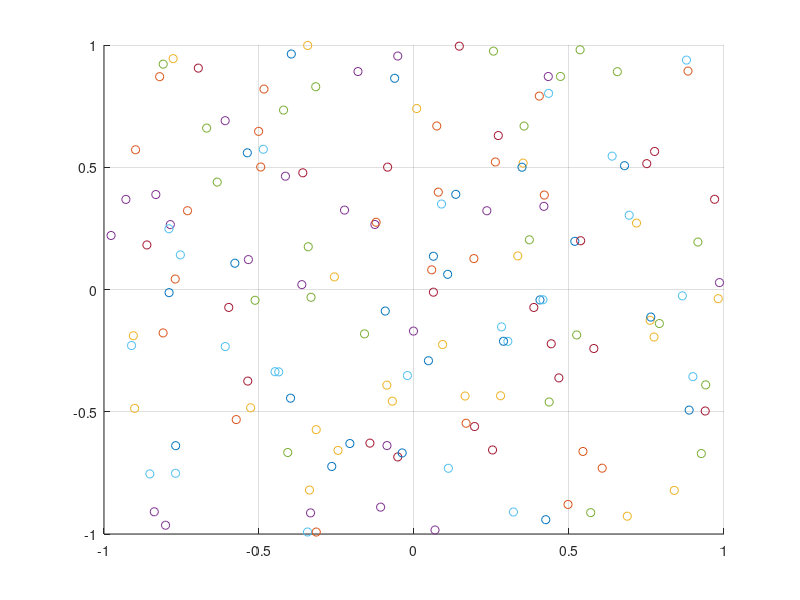

Source code (MATLAB):
clear
clc

rng(123)

a = 0;
b_n = -1;
b_p = 1;

rows = 40;


XOR_pos_1 = [b_n.*rand(rows,1), b_n.*rand(rows,1)];
XOR_pos_2 = [b_p.*rand(rows,1), b_p.*rand(rows,1)];
XOR_neg_1 = [b_n.*rand(rows,1), b_p.*rand(rows,1)];
XOR_neg_2 = [b_p.*rand(rows,1), b_n.*rand(rows,1)];

XOR_pos = [XOR_pos_1; XOR_pos_2];
XOR_neg = [XOR_neg_1; XOR_neg_2];

XOR_pos = [XOR_pos, zeros(rows*2,1)];
XOR_neg = [XOR_neg, ones(rows*2,1)];

XOR_data = [XOR_pos; XOR_neg];

fh(1) = figure(1);
clf(fh(1));

XOR_data = XOR_data(randperm(size(XOR_data, 1)), :);


for i = 1:size(XOR_data,1)
    if XOR_data(i,3) == 1
        cl = "red";
    else
        cl = "blue";
    end

    scatter(XOR_data(i,1), XOR_data(i,2), cl);
    hold on
    grid on
end

labels = XOR_data(:,3);
XOR_data = XOR_data(:,1:2);
save("DS", "XOR_data");
save("labels","labels");